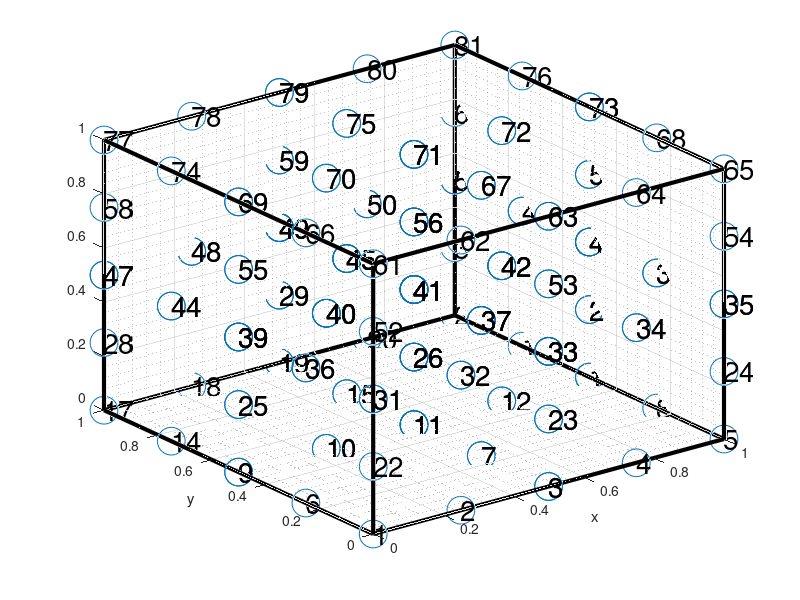

MATLAB code to generate this figure: (Note: this script raises an error after producing the figure.)
%coordinates是27节点，nodes是基于27节点的编号。接下来我们只要把节点编号和形函数对应即可。

% Purpose:
%         To Mesh a square/Rectangular plate to use in FEM Analysis
% Variable Description:
%           L - Length of the Plate along X-axes
%           B - Breadth of the Plate along Y-axes
%           Nx - Number of Elements along X-axes
%           Ny - Number of Elements along Y-axes
%           coordinates - The nodal coordinates of the mesh
%           -----> coordinates = [node X Y]
%           nodes - The nodal connectivity of the elements
%           -----> nodes = [node1 node2......]
%--------------------------------------------------------------------------
clc ; clear all ;
% Variables which can be changed
% Dimensions of the plate
L = 1 ;             % Length of the Plate along X-axes
B = 1 ;             % Breadth of the Plate along Y-axes
T = 1;
% Number of Elements required
Nx = 2 ;            % Number of Elements along X-axes
Ny = 2 ;            % Number of Elements along Y-axes
Nz = 2;
%---------------------------------------
% From here dont change
nel = Nx*Ny*Nz ;        % Total Number of Elements in the Mesh
nnel = 20 ;           % Number of nodes per Element
% Number of points on the Length and Breadth
npx = 2*Nx+1 ;
npy = 2*Ny+1 ;
npz = 2*Nz+1;
nnode = npx*npy*npz-Nx*Ny*Nz-(Nx+1)*Ny*Nz-(Ny+1)*Nx*Nz-(Nz+1)*Nx*Ny ;      % Total Number of Nodes in the Mesh
nnode_fake = npx*npy*npz;
% Discretizing the Length and Breadth of the plate

% To get the Nodal Connectivity Matrix
% Valid point index in each 20-nodes element, comparing with a 27-nodes element 
%3
%|
%2
%|
%1---2----3
oklst=[1 1 1;2 1 1;3 1 1;1 2 1;3 2 1;1 3 1;2 3 1;3 3 1; 1 1 3;2 1 3;3 1 3;1 2 3;3 2 3;1 3 3;2 3 3;3 3 3;1 1 2;3 1 2;3 3 2;1 3 2];
%show the valid points
figure,plot3(oklst(:,1),oklst(:,2),oklst(:,3),'o')

i=0;j=0;k=0;
index=0;
index_fake=0;
fakelst=[];
for z=0:1/(npz-1):T
       k=k+1; 
    if k > 3
        k=2;
    end
    j=0;
    for y=0:1/(npy-1):B
        j=j+1;        
        if j > 3
            j=2;
        end
        i=0;
        for x=0:1/(npx-1):L
         i=i+1;            
         index_fake=index_fake+1;

            if i > 3
                i=2;
            end   
            for okindex=1:length(oklst)
                if [i,j,k]==oklst(okindex,:)
                    index=index+1;                    
                    coordinates(index,1)=x;coordinates(index,2)=y;coordinates(index,3)=z;
        flag = 1;
                end
            end
            if flag == 0
                fakelst=[fakelst index_fake];
            end
            flag = 0;
        end
    end
end
NodeNo = 1:nnode_fake ;
nodes = zeros(nel,nnel);

NodeNo = reshape(NodeNo,npx,npy,npz);
nodes(:,1) = reshape(NodeNo(3:2:npx,1:2:npy-2,3:2:npz),nel,1);
nodes(:,2) = reshape(NodeNo(3:2:npx,3:2:npy,3:2:npz),nel,1);
nodes(:,3) = reshape(NodeNo(1:2:npx-2,3:2:npy,3:2:npz),nel,1);
nodes(:,4) = reshape(NodeNo(1:2:npx-2,1:2:npy-2,3:2:npz),nel,1);
nodes(:,5) = reshape(NodeNo(3:2:npx,1:2:npy-2,1:2:npz-2),nel,1);
nodes(:,6) = reshape(NodeNo(3:2:npx,3:2:npy,1:2:npz-2),nel,1);
nodes(:,7) = reshape(NodeNo(1:2:npx-2,3:2:npy,1:2:npz-2),nel,1);
nodes(:,8) = reshape(NodeNo(1:2:npx-2,1:2:npy-2,1:2:npz-2),nel,1);

nodes(:,9) = reshape(NodeNo(3:2:npx,2:2:npy-1,3:2:npz),nel,1);
nodes(:,10) = reshape(NodeNo(2:2:npx-1,3:2:npy,3:2:npz),nel,1);
nodes(:,11) = reshape(NodeNo(1:2:npx-2,2:2:npy-1,3:2:npz),nel,1);
nodes(:,12) = reshape(NodeNo(2:2:npx-1,1:2:npy-2,3:2:npz),nel,1);

nodes(:,13) = reshape(NodeNo(3:2:npx,2:2:npy-1,1:2:npz-2),nel,1);
nodes(:,14) = reshape(NodeNo(2:2:npx-1,3:2:npy,1:2:npz-2),nel,1);
nodes(:,15) = reshape(NodeNo(1:2:npx-2,2:2:npy-1,1:2:npz-2),nel,1);
nodes(:,16) = reshape(NodeNo(2:2:npx-1,1:2:npy-2,1:2:npz-2),nel,1);

nodes(:,17) = reshape(NodeNo(3:2:npx,1:2:npy-2,2:2:npz-1),nel,1);
nodes(:,18) = reshape(NodeNo(3:2:npx,3:2:npy,2:2:npz-1),nel,1);
nodes(:,19) = reshape(NodeNo(1:2:npx-2,3:2:npy,2:2:npz-1),nel,1);
nodes(:,20) = reshape(NodeNo(1:2:npx-2,1:2:npy-2,2:2:npz-1),nel,1);

% test=coordinates(reshape(nodes,[],1),:)
% plot3(test(:,1),test(:,2),test(:,3),'*')
% for i = 1:length(reshape(nodes,[],1))
%     text(test(i,1),test(i,2),test(i,3),num2str(nodes(i)));
% end
nodes_new=zeros(nel,nnel);
for i = 1:nel
    for j = 1:nnel
        nodes_new(i,j) = nodes(i,j)-length(fakelst(fakelst<nodes(i,j)));
        
    end
end
 test=coordinates(reshape(nodes_new,[],1),:);
 plot3(test(:,1),test(:,2),test(:,3),'o','Markersize',20)
 hold on;plot3([0 1],[0 0],[0 0],'LineWidth',3,'color','black');
 hold on;plot3([0 0],[0 1],[0 0],'LineWidth',3,'color','black');
 hold on;plot3([1 0],[1 1],[0 0],'LineWidth',3,'color','black');
 hold on;plot3([1 1],[0 1],[0 0],'LineWidth',3,'color','black');

  hold on;plot3([0 1],[0 0],[1 1],'LineWidth',3,'color','black');
 hold on;plot3([0 0],[0 1],[1 1],'LineWidth',3,'color','black');
 hold on;plot3([1 0],[1 1],[1 1],'LineWidth',3,'color','black');
 hold on;plot3([1 1],[0 1],[1 1],'LineWidth',3,'color','black');
  
 hold on;plot3([0 0],[0 0],[0 1],'LineWidth',3,'color','black');
 hold on;plot3([1 1],[0 0],[0 1],'LineWidth',3,'color','black');
 hold on;plot3([0 0],[1 1],[0 1],'LineWidth',3,'color','black');
 hold on;plot3([1 1],[1 1],[0 1],'LineWidth',3,'color','black');
grid on; grid minor;
 xlabel('x');ylabel('y');
 for i = 1:length(reshape(nodes_new,[],1))
     text(test(i,1),test(i,2),test(i,3),num2str(nodes_new(i)),'Fontsize',20);
 end
 
writematrix(nodes_new,'nodes_new.txt');
writematrix(coordinates,'coordinates.txt');
